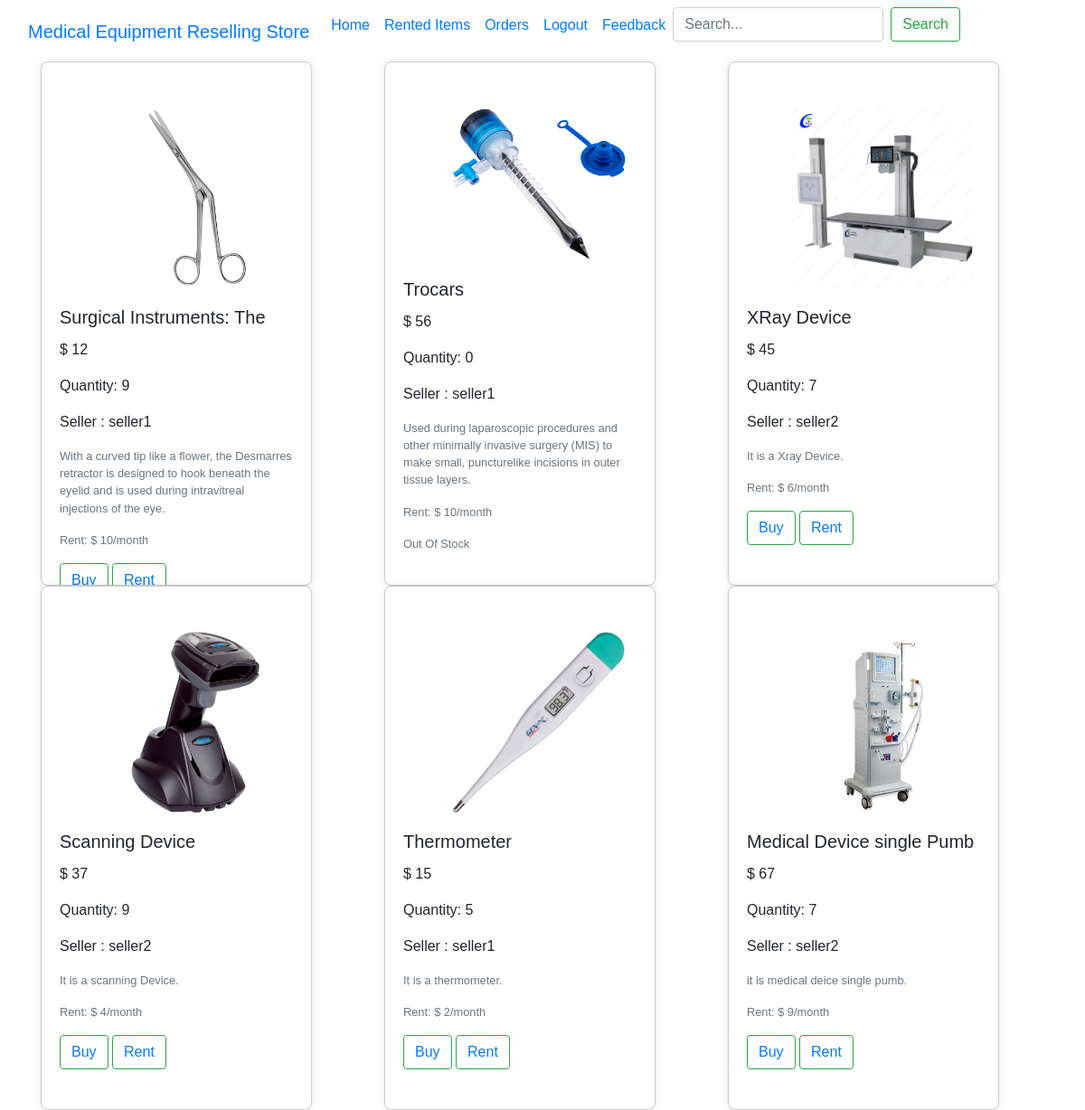
The app's page /index/ with its own data.
### main/models.py (models this page shows, shortened)
class product_tbl(models.Model):
    pnm=models.CharField(max_length=25)
    pim=models.FileField(upload_to='pic')
    prc=models.IntegerField()
    des=models.TextField()
    seller=models.CharField(max_length=25)
    rentprice=models.IntegerField()
    quantity=models.IntegerField()

### main/views.py (the view)
# urls.py: path('index/',index,name='index'),
def index(request):
    obj=product_tbl.objects.all()
    for y in obj:
        if y.quantity==0:
            msg="Out Of Stock"
            return render(request,'index.html',{'data':obj, 'data2':msg})
    return render(request,'index.html',{'data':obj})

### templates/index.html (shortened to what this page needs)
{% load static %}
<link rel="stylesheet" href="https://cdn.jsdelivr.net/npm/bootstrap@4.0.0/dist/css/bootstrap.min.css">
<!DOCTYPE html>
<html lang="en">
<head>
    <link rel="stylesheet" href="https://cdn.jsdelivr.net/npm/bootstrap@4.0.0/dist/css/bootstrap.min.css"
>
    <link rel="stylesheet" href="{% static 'styles.css' %}">
</head>
<body>
<br>
<nav class="navbar navbar-expand-lg bg-body-tertiary fixed-top">
    <div class="container-fluid">
        <a class="navbar-brand" href="#">Medical Equipment Reselling Store</a>
        <br>
        <div class="collapse navbar-collapse" id="navbarNavDropdown">
            <ul class="navbar-nav">
                <li class="nav-item">
                    <a class="nav-link active" aria-current="page" href="#">Home</a>
                </li>
                <li class="nav-item">
                    <a class="nav-link" href="{% url 'medical:rentorder' %}">Rented Items</a>
                </li>
                <li class="nav-item">
                    <a class="nav-link" href="{% url 'medical:specificorder' %}">Orders</a>
                </li>
                <li class="nav-item">
                    <a class="nav-link" href="{% url 'medical:logout1' %}">Logout</a>
                </li>
                <li class="nav-item">
                    <a class="nav-link" href="{% url 'medical:feedback' %}">Feedback</a>
                </li>
                <li class="nav-item">
                    <form class="form-inline" action="{% url 'medical:search' %}" method="post">
                        <input class="form-control mr-sm-2" type="text" placeholder="Search..." name="search1">
                        <button class="btn btn-outline-success my-2 my-sm-0" type="submit">Search</button>
                    </form>
                </li>
            </ul>
        </div>
    </div>
</nav>
<br>
<div class="container mt-5">
    <div class="row">
        {% for m in data %}
            <div class="col-md-4">
                <div class="card" style="height:580px">
                    <img src="{{m.pim.url}}" class="card-img-top" alt="..."
                         style="width:200px;height:200px;margin-top:50px;margin-left:70px;">
                <form method="get" action="/your_form_action_url/">
                    <div class="card-body">
                        <h5 class="card-title">{{m.pnm}}</h5>
                        <p class="card-text">$ {{m.prc}}</p>
                        <p class="card-text">Quantity: {{m.quantity}}</p>
                        <p class="card-text">Seller : {{m.seller}}</p>
                        <p class="card-text"><small class="text-muted">{{m.des}}</small></p>
                        <p class="card-text"><small class="text-muted">Rent: $ {{m.rentprice}}/month</small></p>
                        {% if m.quantity == 0 %}
                        <p class="card-text"><small class="text-muted">{{data2}}</small></p>
                        {% else %}
                        <button class="btn btn-outline-success my-2 my-sm-0" type="submit"><a href="/payment?idn={{m.id}}">Buy</a></button>
                        <button class="btn btn-outline-success my-2 my-sm-0" type="submit"><a href="/rentdate?ids={{m.id}}">Rent</a></button>
                        {% endif %}
                    </div>
                </form>
                </div>
            </div>
        {% endfor %}
    </div>
</div>
</body>
</html>

### media/styles.css (style rules this page uses)
body { font-family: Arial, sans-serif; display: flex; justify-content: space-around; padding: 20px; }
.card { border: 1px solid #ccc; border-radius: 8px; overflow: hidden; width: 300px; box-shadow: 0 0 10px rgba(0, 0, 0, 0.1); }
.card-img-top { width: 200px; height: 200px; }
.card img { width: 200px; height: 200px; object-fit: cover; }

### records on screen
product_tbl: pim (picture), pnm "Surgical Instruments: The", prc "12", quantity "9", seller "seller1", des "With a curved tip like a flower, the Desmarres retractor is designed to hook beneath the eyelid and is used during intravitreal injections of the eye.", rentprice "10"
product_tbl: pim (picture), pnm "Trocars", prc "56", quantity "0", seller "seller1", des "Used during laparoscopic procedures and other minimally invasive surgery (MIS) to make small, puncturelike incisions in outer tissue layers.", rentprice "10", data2 "Out Of Stock"
product_tbl: pim (picture), pnm "XRay Device", prc "45", quantity "7", seller "seller2", des "It is a Xray Device.", rentprice "6"
product_tbl: pim (picture), pnm "Scanning Device", prc "37", quantity "9", seller "seller2", des "It is a scanning Device.", rentprice "4"
product_tbl: pim (picture), pnm "Thermometer", prc "15", quantity "5", seller "seller1", des "It is a thermometer.", rentprice "2"
product_tbl: pim (picture), pnm "Medical Device single Pumb", prc "67", quantity "7", seller "seller2", des "it is medical deice single pumb.", rentprice "9"
